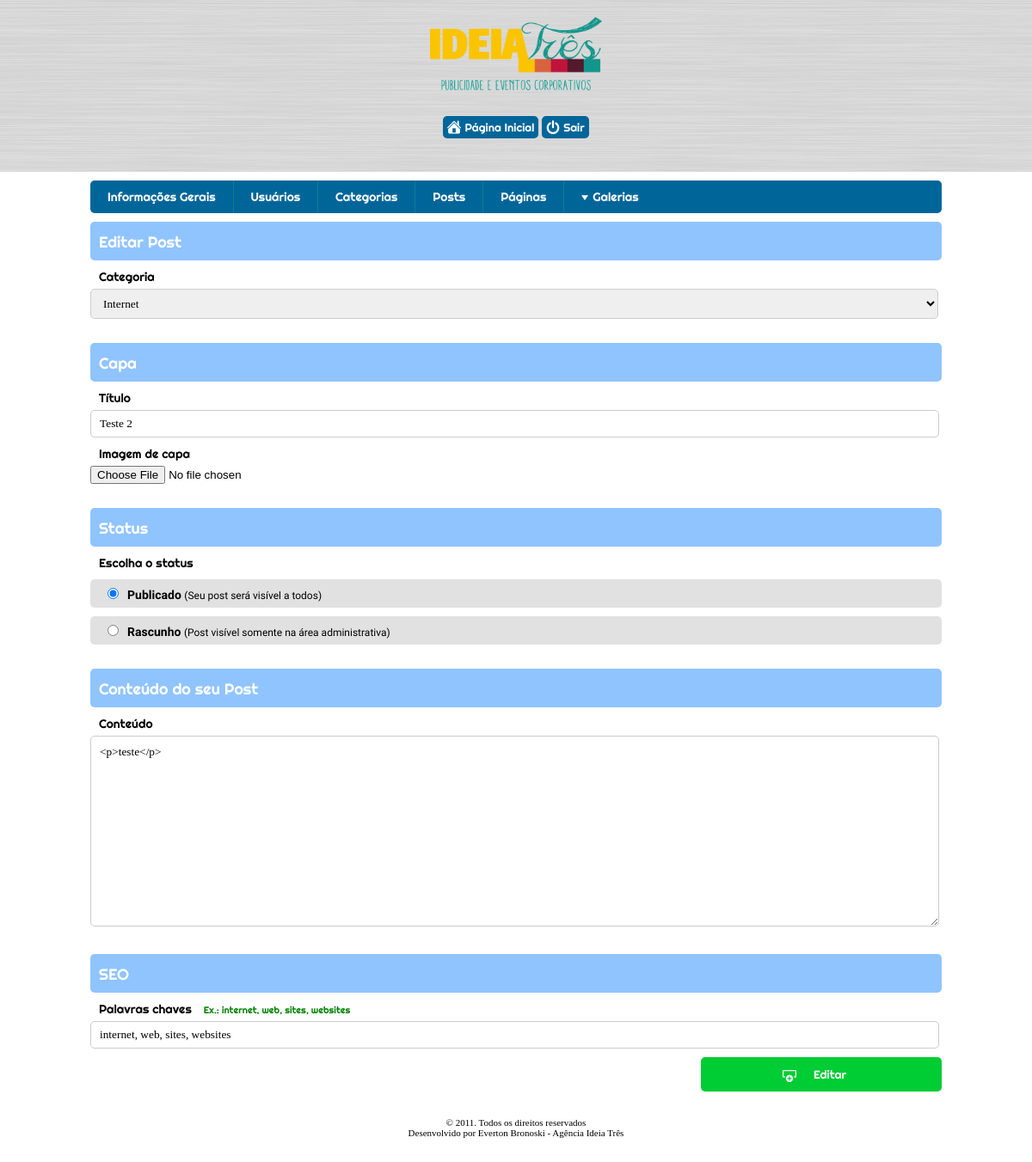
The app's page /painel.php?pagina=editar-post&editId=24 (signed in) with its own data.
### tables this page shows
CREATE TABLE `posts` (
  `id` int(11) NOT NULL AUTO_INCREMENT,
  `id_cat` int(11) NOT NULL,
  `id_galery` int(11) NOT NULL,
  `titulo` varchar(255) NOT NULL,
  `ilustracao` varchar(255) NOT NULL,
  `content` longtext NOT NULL,
  `tags` varchar(255) NOT NULL,
  `data_criacao` timestamp NOT NULL,
  `data_modificacao` timestamp NOT NULL,
  `url` varchar(255) NOT NULL,
  `status` int(11) NOT NULL,
  PRIMARY KEY (`id`)
);

CREATE TABLE `categorias` (
  `id` int(11) NOT NULL AUTO_INCREMENT,
  `nome` varchar(255) NOT NULL,
  `url` varchar(255) NOT NULL,
  `data_criacao` timestamp NOT NULL,
  `data_modicacao` timestamp NOT NULL,
  `descricao` longtext NOT NULL,
  PRIMARY KEY (`id`)
);

### config/dbaSis.php (called while the page is built, shortened)
<?php
function read($tabela, $cond = NULL) {
    $qrRead = "SELECT * FROM {$tabela} {$cond}";
    $stRead = mysql_query($qrRead) or die('Erro ao ler em ' . $tabela . ' ' . mysql_error());
    $cField = mysql_num_fields($stRead);
    for ($y = 0; $y < $cField; $y++) {
        $names[$y] = mysql_field_name($stRead, $y);
    }
    for ($x = 0; $res = mysql_fetch_assoc($stRead); $x++) {
        for ($i = 0; $i < $cField; $i++) {
            $resultado[$x][$names[$i]] = $res[$names[$i]];
        }
    }
    return $resultado;
}
?>

### pages/editar-post.php (the view, shortened to what this page needs)
<?php
if (!empty($_SESSION['usuarioAutenticado'])) {
    $loginAutenticado = $_SESSION['usuarioAutenticado']['login'];
    $senhaAutenticada = $_SESSION['usuarioAutenticado']['senha'];
    $VereficaSessaoAutenticada = read('usuarios', "WHERE login='$loginAutenticado' AND senha='$senhaAutenticada'");
} else {
    echo '<script type="text/javascript">setTimeout(function(){location = "..//logout.php";}, 2000)</script>';
    header('location: ../logout.php');
    die();
}
?>
<?php
$editId = $_GET['editId'];
$buscaPost = read('posts', "WHERE id='$editId'");
foreach ($buscaPost as $post)
    ;
?>
<div class="title_box borderradius5">Editar Post</div>
<form name="form_informacoes" action="" method="post" enctype="multipart/form-data">
    <label>
        <span class="span_titulo">Categoria</span>
        <select name="categoria" class="form_select borderradius5">
<?php
$buscaCategoria = read('categorias');
if ($buscaCategoria) {
    foreach ($buscaCategoria as $categoria):
        echo '<option ' . ($post['id_cat'] == $categoria['id'] ? 'selected' : '') . ' value="' . $categoria['id'] . '">' . $categoria['nome'] . '</option>';
    endforeach;
}
?>
        </select>
    </label>
    <br />
    <div class="title_box borderradius5">Capa</div>
    <label>
        <span class="span_titulo">Título</span>
        <input class="form_input borderradius5" name="titulo" value="<?= $post['titulo']; ?>">
    </label>
    <label>
<?php
if (empty($post['ilustracao'])) {
    echo '<span class="span_titulo">Imagem de capa</span>';
    echo '<input type="file" name="capa">';
}
?>
    </label>
    <br />
    <div class="title_box borderradius5">Status</div>
    <label>
        <span class="span_titulo">Escolha o status</span>
        <label style="background: #e1e1e1;" class="borderradius5"><input type="radio" name="status" value="1" <?= ($post['status'] == '1' ? 'checked="checked"' : ''); ?>    class="form_input_radio"><span class="form_span"><strong>Publicado</strong> <span style="font-size: 12px;">(Seu post será visível a todos)</span></span><br /></label>
        <label style="background: #e1e1e1;" class="borderradius5"><input type="radio" name="status" value="0" <?= ($post['status'] == '0' ? 'checked="checked"' : ''); ?> class="form_input_radio"><span class="form_span"><strong>Rascunho</strong> <span style="font-size: 12px;">(Post visível somente na área administrativa)</span></span></label>
    </label>
    <br />
    <div class="title_box borderradius5">Conteúdo do seu Post</div>
    <label>
        <span class="span_titulo">Conteúdo</span>
        <textarea id="tiny" class="form_textareaContent borderradius5" name="content"><?= $post['content']; ?></textarea>
    </label>
    <br />
    <div class="title_box borderradius5">SEO</div>
    <label>
        <span class="span_titulo">Palavras chaves <font style="font-size: 11px; margin-left: 10px; color: green;">Ex.: internet, web, sites, websites</font></span>
        <input class="form_input borderradius5" name="tags" value="<?= $post['tags']; ?>">
    </label>
    <input class="form_input_send borderradius5 send_post" type="submit" value="Editar" name="send">
</form>

### css/style.css (style rules this page uses)
* { margin: 0; padding: 0; }
body { background: url(../images/bg.png) repeat; }
.borderradius5 { -webkit-border-radius: 5px 5px 5px 5px; border-radius: 5px 5px 5px 5px; }
form input.form_input { width: 965px; margin: 0; padding: 0 10px; height: 30px; outline: none; font-family: Tahoma; border: 1px solid #ccc; }
form select.form_select { width: 986px; margin: 0; padding: 0 10px; height: 35px; outline: none; font-family: Tahoma; border: 1px solid #ccc; }
form select.form_select option { padding: 10px 0; }
form textarea.form_textareaContent { width: 965px; max-width: 965px; margin: 0; padding: 10px 10px; height: 200px; max-height: 200px; outline: none; font-family: Tahoma; border: 1px solid #ccc; }
form input.form_input_send { width: 280px; padding-left: 20px; height: 40px; outline: none; cursor: pointer; border: none; background: url(../images/send-file-16.png) no-repeat 100px center, #00cc33; float: right; font-family: 'Righteous', cursive; color: #fff; }
form input.send_post { background: url(../images/add-row-16.png) no-repeat 95px 14px, #00cc33; }
form input.form_input_radio { margin:10px 0 10px 20px; }
form[name="form_informacoes"] label { display: block; margin: 10px 0; }
.title_box { background: #90c4fe; padding: 12px 0 5px 10px; font-family: 'Righteous', cursive; color: #fff; font-size: 18px; height: 28px; }
.span_titulo { display: block; color: #000; font-family: 'Righteous', cursive; font-size: 14px; margin-bottom: 5px; padding-left: 10px; }
form .form_span { font-family: 'Comfortaa', cursive; font-size: 14px; margin-left: 10px; }

### records on screen
posts: categoria "Internet", titulo "Teste 2", status "☑ Escolha o status Publicado (Se", status "☐ Rascunho (Post visível somente", content "<p>teste</p>", tags "internet, web, sites, websites"
